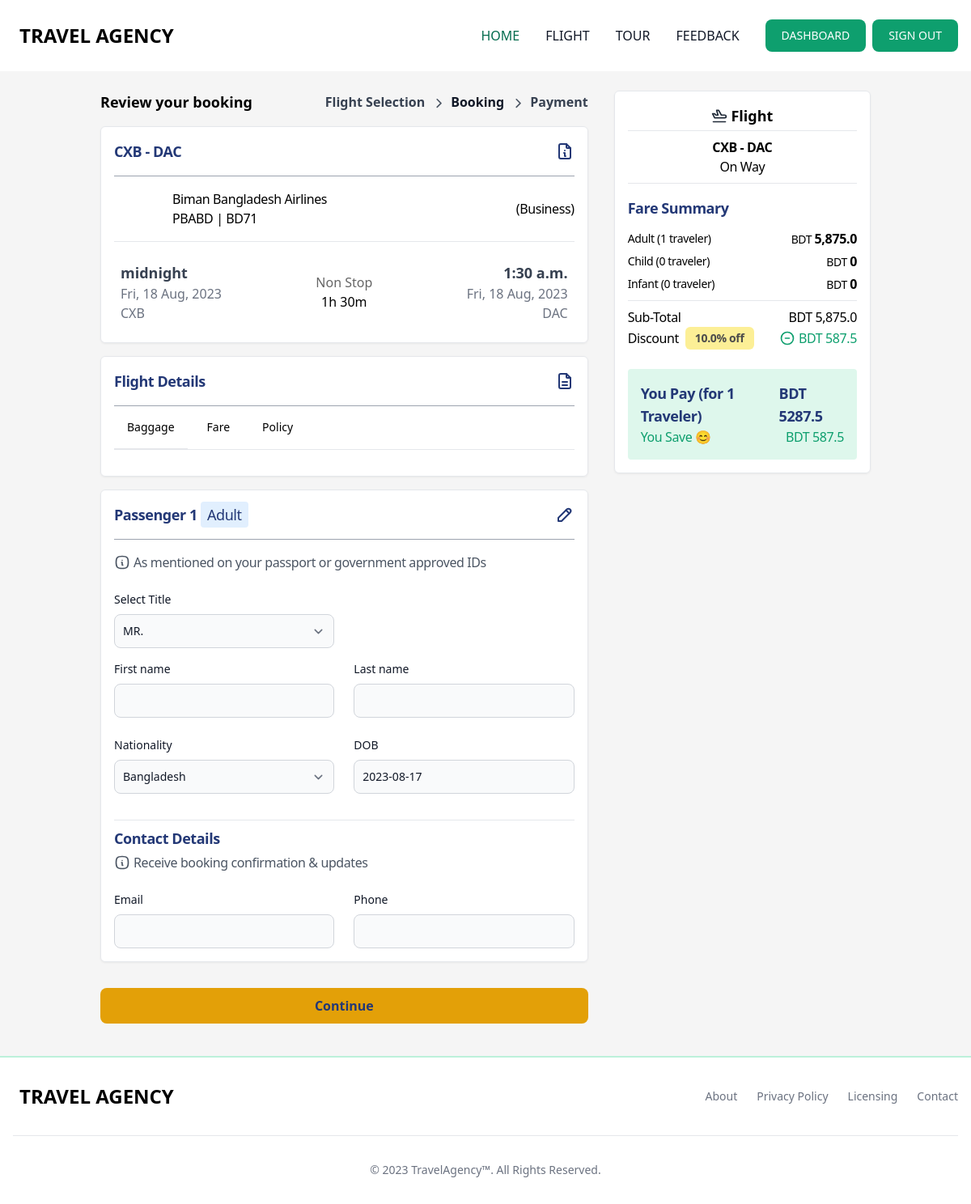
/flight/tickets-details/2/ (signed in), run on the app's committed database.
### app_flight/models.py (models this page shows, shortened)
class AirplaneTicket(models.Model):
    FLIGHT_TYPE_CHOICES = [
        ("Economy", "Economy"),
        ("Business", "Business"),
    ]
    airplane = models.ForeignKey(Airplane, on_delete=models.CASCADE, null=True)
    discount = models.ForeignKey(
        Discount, on_delete=models.CASCADE, null=True, blank=True
    )
    flight_type = models.CharField(
        max_length=122, choices=FLIGHT_TYPE_CHOICES, null=True, default="Economy"
    )
    duration = models.CharField(max_length=25, null=True, blank=True)
    base_price = models.FloatField(null=True, blank=True)
    child_discount = models.FloatField(null=True, blank=True)
    infant_discount = models.FloatField(null=True, blank=True)
    tax = models.FloatField(null=True, blank=True)
    baggage_cabin = models.FloatField(
        null=True, blank=True, verbose_name="Baggage KG (cabin)"
    )
    baggage_checkin = models.FloatField(
        null=True, blank=True, verbose_name="Baggage KG (check-in)"
    )
    location_from = models.ForeignKey(
        Airport, on_delete=models.CASCADE, null=True, related_name="location_from"
    )
    location_to = models.ForeignKey(
        Airport, on_delete=models.CASCADE, null=True, related_name="location_to"
    )
    depart_date = models.DateField(default=timezone.now)
    depart_time = models.TimeField(default=timezone.now)
    arrive_date = models.DateField(default=timezone.now)
    arrive_time = models.TimeField(default=timezone.now)
    policy = RichTextUploadingField(null=True, blank=True)
    def get_ticket_discount_price(self,total):
        if self.discount:
            return (total / 100) * self.discount.amount
        else:
            return 0
    def get_ticket_price_method(self, passenger_type="adult", traveler=1):
        ticket_price = 0
        if traveler > 0:
            base_price = self.base_price * traveler
            ticket_price = base_price + (base_price * self.tax / 100)
            if passenger_type == "child":
                ticket_price = ticket_price - (ticket_price * self.child_discount / 100)
            elif passenger_type == "infant":
                ticket_price = ticket_price - (
                    ticket_price * self.infant_discount / 100
                )
        return ticket_price
    class Meta:
        verbose_name = "Airplane Ticket"
        verbose_name_plural = "Airplane Tickets"
        ordering = ["-id"]

class Airport(models.Model):
    city = models.CharField(max_length=122, null=True)
    country = CountryField()
    name = models.CharField(max_length=122, null=True)
    code = models.CharField(max_length=3, null=True)
    class Meta:
        verbose_name = "Airport"
        verbose_name_plural = "Airports"
        ordering = ["-id"]

class Airplane(models.Model):
    name = models.CharField(max_length=122, null=True)
    model = models.CharField(max_length=122, null=True)
    logo = models.ImageField(upload_to="airplane_logo", null=True, blank=True)
    class Meta:
        verbose_name = "Airplane"
        verbose_name_plural = "Airplanes"
        ordering = ["-id"]

class Discount(models.Model):
    name = models.CharField(max_length=122, null=True)
    code = models.CharField(max_length=122, null=True)
    amount = models.FloatField(null=True)
    start_date = models.DateTimeField(default=timezone.now)
    end_date = models.DateTimeField(default=timezone.now)
    created_at = models.DateTimeField(auto_now_add=True)
    class Meta:
        verbose_name = "Discount"
        verbose_name_plural = "Discounts"
        ordering = ["-id"]

### app_flight/views.py (the view, shortened to what this page needs)
# urls.py: path("tickets-details/<int:pk>/", AirPlaneTicketsDetailsView.as_view(), name="tickets_details"),
@method_decorator(signin_decorators, name="dispatch")
class AirPlaneTicketsDetailsView(FormView):
    template_name = "app_flight/airplane_tickets.html"
    form_class = UserFeedbackForm
    def get_context_data(self, **kwargs):
        context = super().get_context_data(**kwargs)
        ticket_id = self.kwargs.get("pk")
        ticket_obj = get_object_or_404(AirplaneTicket, id=ticket_id)
        context["ticket"] = ticket_obj
        traveler_adult, traveler_child, traveler_infant = self.get_traveler_numbers()
        total_adult_amount = ticket_obj.get_ticket_price_method(
            passenger_type="adult", traveler=traveler_adult
        )
        total_child_amount = ticket_obj.get_ticket_price_method(
            passenger_type="child", traveler=traveler_child
        )
        total_infant_amount = ticket_obj.get_ticket_price_method(
            passenger_type="infant", traveler=traveler_infant
        )
        total_amount = total_adult_amount + total_child_amount + total_infant_amount
        total_traveler = traveler_adult + traveler_child + traveler_infant
        order_flight_forms = self._get_order_flight_forms(
            categories=["adult", "child", "infant"],
            extras=[traveler_adult, traveler_child, traveler_infant],
        )
        checkout_infos = {
            "amount_infos": [
                {
                    "type": "adult",
                    "count": traveler_adult,
                    "amount": total_adult_amount,
                },
                {
                    "type": "child",
                    "count": traveler_child,
                    "amount": total_child_amount,
                },
                {
                    "type": "infant",
                    "count": traveler_infant,
                    "amount": total_infant_amount,
                },
            ],
            "total_amount": total_amount,
            "total_traveler": total_traveler,
            "discount_amount": round(ticket_obj.get_ticket_discount_price(total_amount),2),
        }
        context["order_flight_forms"] = order_flight_forms
        context["checkout_infos"] = checkout_infos
        self.request.session["checkout_infos"] = checkout_infos
        return context
    def _get_order_flight_forms(self, categories, extras):
        order_forms = []
        for category, extra in zip(categories, extras):
            OrderFormSet = formset_factory(OrderFlightForm, extra=extra)
            order_forms.append(
                OrderFormSet(
                    data=self.request.POST or None,
                    prefix=category,
                    form_kwargs={"category": category},
                )
            )
        return order_forms
    def get_traveler_numbers(self):
        ticket_query_params = self.request.session.get("ticket_query_params", {})
        traveler_adult = int(ticket_query_params.get("traveler_adult", 1))
        traveler_child = int(ticket_query_params.get("traveler_child", 0))
        traveler_infant = int(ticket_query_params.get("traveler_infant", 0))
        return traveler_adult, traveler_child, traveler_infant

### app_main/forms.py
class UserFeedbackForm(forms.ModelForm):
    class Meta:
        model = UserFeedback
        fields = ['name', 'phone', 'message']
        widgets = {
            'name': forms.TextInput(attrs={'class': 'text-body-color border-[f0f0f0] focus:border-primary w-full rounded border py-3 px-[14px] text-base outline-none focus-visible:shadow-none', 'placeholder': 'Your Name', 'required': 'required'}),
            'phone': forms.TextInput(attrs={'class': 'text-body-color border-[f0f0f0] focus:border-primary w-full rounded border py-3 px-[14px] text-base outline-none focus-visible:shadow-none', 'placeholder': 'Your Phone', 'required': 'required'}),
            'message': forms.Textarea(attrs={'class': 'text-body-color border-[f0f0f0] focus:border-primary w-full resize-none rounded border py-3 px-[14px] text-base outline-none focus-visible:shadow-none', "rows": "6", 'placeholder': 'Your Message', 'required': 'required'}),
        }

### app_flight/forms.py
class OrderFlightForm(forms.ModelForm):
    class Meta:
        model = OrderFlight
        fields = [
            "title",
            "first_name",
            "last_name",
            "email",
            "phone",
            "date_of_birth",
            "nationality",
        ]
    def __init__(self, *args, **kwargs):
        self.category = kwargs.pop("category", None)
        super().__init__(*args, **kwargs)
        if self.category == "adult":
            self.fields["title"].choices = [
                ("MR.", "MR."),
                ("MRS.", "MRS."),
                ("MS.", "MS."),
            ]
        elif self.category == "child":
            self.fields["title"].choices = [
                ("MASTER.", "MASTER."),
                ("MISS.", "MISS."),
            ]
        elif self.category == "infant":
            self.fields["title"].choices = [
                ("INFANT.", "INFANT."),
            ]

### app_flight/templatetags/mathfilters.py (called while the page is built)
@register.filter
def sub(value, arg):
    return round(float(value) - float(arg),2)

### templates/app_flight/airplane_tickets.html (shortened to what this page needs)
{% extends 'base.html' %}
{% load humanize %}
{% load static %}
{% load mathfilters %}
{% block main %}
<section class="container mt-6">
   <div class="flex flex-col md:flex-row justify-between items-start gap-8 dark:bg-gray-800 dark:border-gray-700 dark:hover:bg-gray-700">
      <div class="w-full md:w-auto flex-1">
         <div class="flex flex-wrap justify-between items-center">
            <p class="text-lg font-bold">Review your booking</p>
            <div class="flex items-center gap-2">
               <p class="text-md text-gray-700 font-semibold">Flight Selection</p>
               <p class="text-md text-gray-900 font-semibold">Booking</p>
               <p class="text-md text-gray-700 font-semibold">Payment</p>
            </div>
         </div>
         <div class="mt-4 p-4 bg-white border border-gray-200 rounded-md drop-shadow-sm">
            <div class="flex justify-between items-center">
               <p class="text-lg text-center text-blue-900 font-bold tracking-tight">{{ ticket.location_from.code }} - {{ ticket.location_to.code }}</p>
            </div> <hr class="mt-4 border border-gray-400 border-t-0">
            <div class="mt-4 flex justify-between items-center">
               <div class="flex items-center gap-2">
                  <p class="text-md text-start font-normal tracking-tight">{{ ticket.airplane.name }}<br>{{ ticket.airplane.model }} | BD71</p>
               </div>
               <p class="text-md text-start font-medium tracking-tight">({{ ticket.flight_type }})</p>
            </div> <hr class="mt-4">
            <div class="mt-4 flex justify-between items-center gap-6">
                  <div class="flex flex-col p-2">
                     <p class="text-lg text-gray-700 font-semibold">{{ ticket.depart_time }}</p>
                     <p class="text-gray-500">{{ ticket.depart_date|date:"D, d M, Y" }}</p>
                     <p class="text-gray-500">{{ ticket.location_from.code }}</p>
                  </div>
                  <div class="flex justify-center flex-col items-center">
                     <span class="opacity-60">Non Stop</span>
                     <span>{{ ticket.duration }}</span>
                  </div>
                  <div class="flex flex-col items-end flex-wrap p-2">
                     <p class="text-lg text-gray-700 font-semibold">{{ ticket.arrive_time }}</p>
                     <p class="text-gray-500">{{ ticket.arrive_date|date:"D, d M, Y" }}</p>
                     <p class="text-gray-500">{{ ticket.location_to.code }}</p>
                  </div>
            </div>
         </div>
         <div class="mt-4 p-4 bg-white border border-gray-200 rounded-md drop-shadow-sm">
            <div class="flex justify-between items-center">
               <p class="text-lg text-center text-blue-900 font-bold tracking-tight">Flight Details</p>
            </div> <hr class="mt-4 border border-gray-400 border-t-0">
            <div class="mb-4 border-b border-gray-200 dark:border-gray-700">
                  <ul class="flex flex-wrap -mb-px text-sm font-medium text-center" id="myTab" data-tabs-toggle="#TabContent" role="tablist">
                     <li class="mr-2" role="presentation">
                        <button class="inline-block p-4 border-b-2 rounded-t-lg" id="profile-tab" data-tabs-target="#profile" type="button" role="tab" aria-controls="profile" aria-selected="false">Baggage</button>
                     </li>
                     <li class="mr-2" role="presentation">
                        <button class="inline-block p-4 border-b-2 border-transparent rounded-t-lg hover:text-gray-600 hover:border-gray-300 dark:hover:text-gray-300" id="dashboard-tab" data-tabs-target="#dashboard" type="button" role="tab" aria-controls="dashboard" aria-selected="false">Fare</button>
                     </li>
                     <li class="mr-2" role="presentation">
                        <button class="inline-block p-4 border-b-2 border-transparent rounded-t-lg hover:text-gray-600 hover:border-gray-300 dark:hover:text-gray-300" id="settings-tab" data-tabs-target="#settings" type="button" role="tab" aria-controls="settings" aria-selected="false">Policy</button>
                     </li>
                  </ul>
            </div>
         </div>
         <form method="post">
            {% for formset in order_flight_forms %}
               {% for form in formset %}
                  {% include 'app_flight/partials/passenger_details.html' with form=form category=formset.prefix %}
               {% endfor %}
            {% endfor %}
            <button type="submit" class="focus:outline-none text-blue-900 bg-yellow-400 hover:bg-yellow-500 focus:ring-4 focus:ring-yellow-300 font-semibold rounded-lg text-md w-full px-5 py-2.5 mr-2 mb-2 dark:focus:ring-yellow-900">Continue</button>
        </form>
      </div>
      <div class="w-full md:w-1/3 mt-2 md:mt-0 p-4 bg-white border border-gray-200 rounded-md drop-shadow-sm md:sticky md:top-28">
         <div class="flex justify-center items-center gap-1">
            <p class="text-lg text-center font-semibold">Flight</p>
         </div> <hr class="mt-1">
         <p class="mt-2 text-md text-center font-bold tracking-tight">{{ ticket.location_from.code }} - {{ ticket.location_to.code }}</p>
         <p class="text-md text-center font-normal tracking-tight">On Way</p> <hr class="mt-2">
         <p class="mt-4 text-lg text-start text-blue-900 font-semibold tracking-tight mb-3">Fare Summary</p>
         {% for item in checkout_infos.amount_infos %}
         <div class="flex justify-between items-center mb-1">
            <p class="text-sm font-normal tracking-tight">{{item.type|capfirst}} ({{item.count}} traveler)</p>
            <p class="text-sm font-normal tracking-tight">BDT <span class="text-base font-semibold">{{item.amount|intcomma}}</span></p>
         </div>
         {% endfor %}
         <hr class="mt-2">
         <div class="flex justify-between items-center mt-2">
            <p class="text-md font-normal tracking-tight">Sub-Total</p>
            <p class="text-md font-normal tracking-tight">BDT {{checkout_infos.total_amount|intcomma}}</p>
         </div>
         {% if ticket.discount %}
         <div class="flex justify-between items-center">
            <div class="flex items-center gap-2">
               <p class="text-md font-normal tracking-tight">Discount</p>
               <p class="px-3 py-1 opacity-70 text-sm font-semibold tracking-tight bg-yellow-200 rounded-md">{{ticket.discount.amount}}% off</p>
            </div>
            <div class="flex items-center gap-1">
               <p class="text-md text-green-500 font-normal tracking-tight">BDT {{checkout_infos.discount_amount}}</p>
            </div>
         </div>
         {% endif %}
         <div class="mt-6 p-4 text-blue-900 bg-green-100 rounded">
            <div class="flex justify-between items-center">
               <p class="text-lg font-semibold tracking-tight">You Pay (for {{checkout_infos.total_traveler}} Traveler)</p>
               <p class="text-lg font-semibold tracking-tight">BDT {{checkout_infos.total_amount|sub:checkout_infos.discount_amount}}</p>
            </div>
            {% if ticket.discount %}
            <div class="flex justify-between items-center text-green-500">
               <p class="text-md font-normal tracking-tight">You Save 😊</p>
               <p class="text-md font-normal tracking-tight">BDT {{checkout_infos.discount_amount}}</p>
            </div>
            {% endif %}
         </div>
      </div>
   </div>
</section>
{% endblock main %}

### data on the page
AirplaneTicket: location_from.code "CXB", location_to.code "DAC", airplane.name "Biman Bangladesh Airlines", airplane.model "PBABD", flight_type "Business", depart_time "midnight", depart_date "Fri, 18 Aug, 2023", duration "1h 30m", arrive_time "1:30 a.m.", arrive_date "Fri, 18 Aug, 2023", discount.amount "10.0"

### other printed values
{{ category|title }} "Adult"
{{ item.type|capfirst }} "Adult" "Child" "Infant"
{{ item.count }} "1" "0" "0"
{{ item.amount|intcomma }} "5,875.0" "0" "0"
{{ checkout_infos.total_amount|intcomma }} "5,875.0"
{{ checkout_infos.discount_amount }} "587.5"
{{ checkout_infos.total_traveler }} "1"
{{ checkout_infos.total_amount|sub:checkout_infos.discount_amount }} "5287.5"
